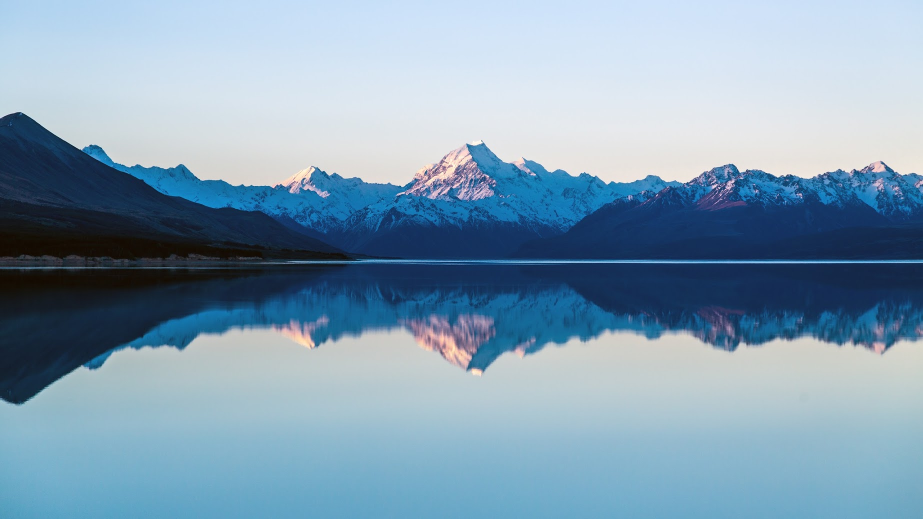
#> input picture image/a.jpg, 1845 x 1038 px (shown at 1/2 size)
$ python test07.py
#> lines starting #> are read from the running program, lines starting #| are printed output that depends on the picture; after the words box and inside, x2 and y2 are one past the last pixel; in counts of white or black regions, pixels touching at a corner belong together
import numpy as np
import cv2

img = cv2.imread('./image/a.jpg')
#> img is the input picture: shape (1038, 1845, 3); mean B, G, R 179.1, 158.3, 130.4
img = cv2.resize(img,(640,480))
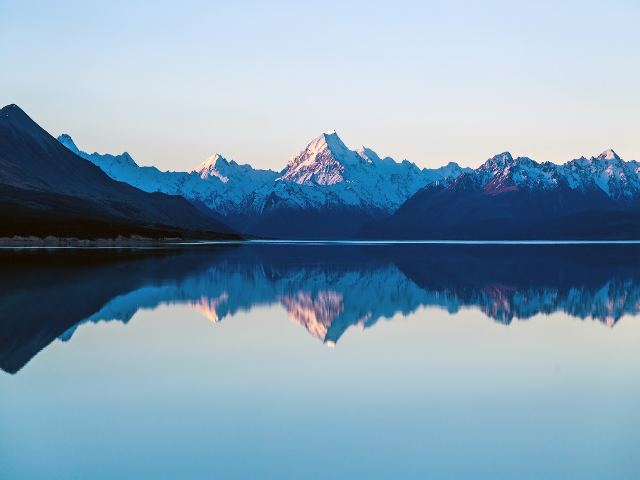
#> img: shape (480, 640, 3); mean B, G, R 179, 158.3, 130.4
img_gray = cv2.cvtColor(img, cv2.COLOR_BGR2GRAY)
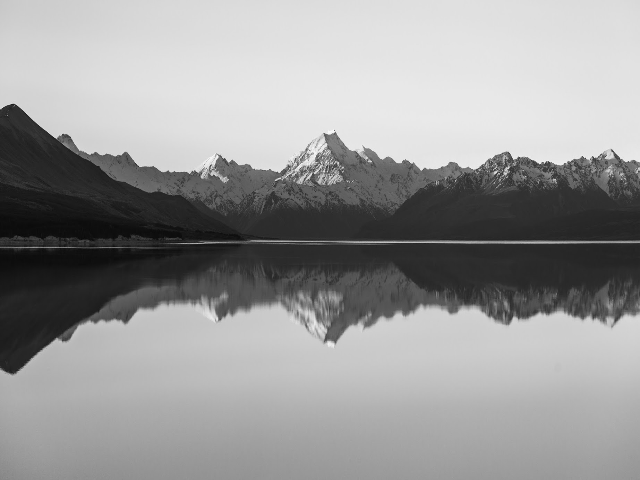
#> img_gray: shape (480, 640); min 9, max 251, mean 152.3

thresh, img1 = cv2.threshold(img_gray, 0, 255, cv2.THRESH_OTSU)
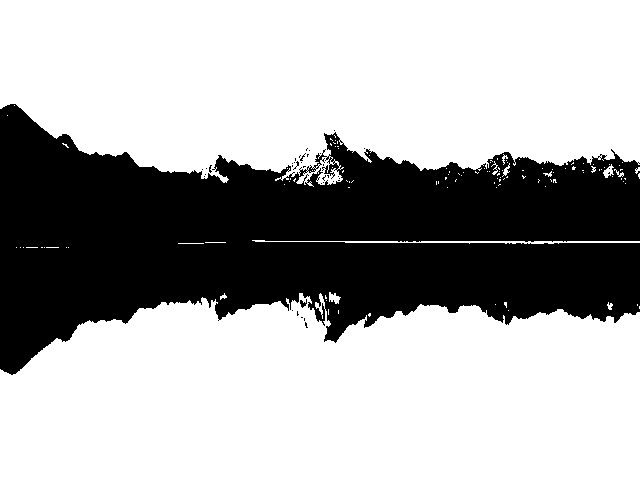
#> img1: shape (480, 640); 67.1% white; 39 black regions (37 under 20 px)
#> thresh = 127

contours, hierarchy = cv2.findContours(img1, cv2.RETR_TREE, cv2.CHAIN_APPROX_NONE)
#> contours = 224 contours, 213 with area under 20; largest, box (x1, y1, x2, y2) and area: (0, 293, 640, 480) 102693, (0, 0, 640, 187) 100560, (252, 240, 640, 244) 316, (323, 162, 340, 177) 120, (313, 152, 328, 169) 92


if len(contours) != 0 :
    areas = [cv2.contourArea(c) for c in contours]
#> areas = 224 values, max 102693 at index 11, min 0 at index 1, mean 913.3

    max_index = np.argmax(areas)
#> max_index = 11
    cv2.drawContours(img, contours[max_index], -1, (0, 255, 255), 3)

    cv2.putText(img,str(contours[max_index].shape[0]),(20,10),cv2.FONT_HERSHEY_COMPLEX,0.5,(255,0,0))
    cv2.putText(img,str(cv2.arcLength(contours[max_index],True)),(20,30),cv2.FONT_HERSHEY_COMPLEX,0.5,(255,0,0))
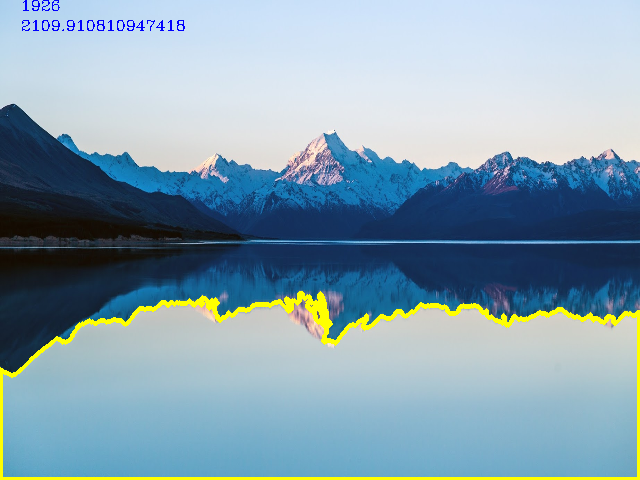
#> img: shape (480, 640, 3); mean B, G, R 174.9, 160.2, 133.1

    cv2.imshow("img",img)

cv2.waitKey(0)
cv2.destroyAllWindows()
